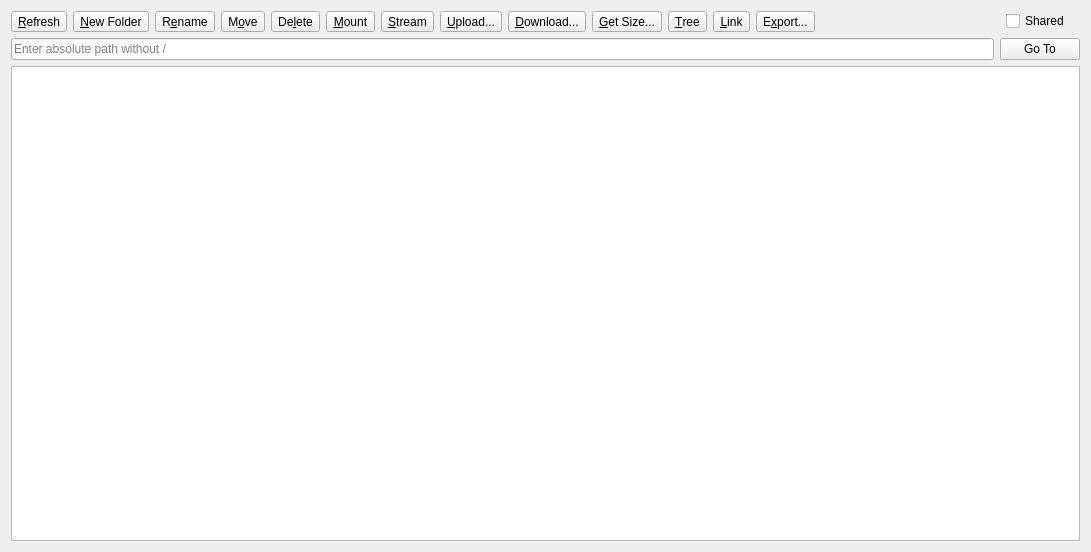
<?xml version="1.0" encoding="UTF-8"?>
<ui version="4.0">
 <class>RemoteWidget</class>
 <widget class="QWidget" name="RemoteWidget">
  <property name="geometry">
   <rect>
    <x>0</x>
    <y>0</y>
    <width>1091</width>
    <height>552</height>
   </rect>
  </property>
  <property name="windowTitle">
   <string>Form</string>
  </property>
  <layout class="QHBoxLayout" name="horizontalLayout">
   <item>
    <widget class="QSplitter" name="splitter">
     <property name="orientation">
      <enum>Qt::Horizontal</enum>
     </property>
     <property name="childrenCollapsible">
      <bool>false</bool>
     </property>
     <widget class="QWidget" name="layout" native="true">
      <layout class="QVBoxLayout" name="verticalLayout">
       <item>
        <widget class="QWidget" name="buttons" native="true">
         <layout class="QHBoxLayout" name="horizontalLayout_2">
          <property name="leftMargin">
           <number>0</number>
          </property>
          <property name="topMargin">
           <number>0</number>
          </property>
          <property name="rightMargin">
           <number>0</number>
          </property>
          <property name="bottomMargin">
           <number>0</number>
          </property>
          <item>
           <widget class="QToolButton" name="buttonRefresh">
            <property name="text">
             <string>&amp;Refresh</string>
            </property>
            <property name="toolButtonStyle">
             <enum>Qt::ToolButtonTextBesideIcon</enum>
            </property>
           </widget>
          </item>
          <item>
           <widget class="QToolButton" name="buttonMkdir">
            <property name="text">
             <string>&amp;New Folder</string>
            </property>
            <property name="toolButtonStyle">
             <enum>Qt::ToolButtonTextBesideIcon</enum>
            </property>
           </widget>
          </item>
          <item>
           <widget class="QToolButton" name="buttonRename">
            <property name="text">
             <string>R&amp;ename</string>
            </property>
            <property name="toolButtonStyle">
             <enum>Qt::ToolButtonTextBesideIcon</enum>
            </property>
           </widget>
          </item>
          <item>
           <widget class="QToolButton" name="buttonMove">
            <property name="text">
             <string>M&amp;ove</string>
            </property>
            <property name="toolButtonStyle">
             <enum>Qt::ToolButtonTextBesideIcon</enum>
            </property>
           </widget>
          </item>
          <item>
           <widget class="QToolButton" name="buttonPurge">
            <property name="text">
             <string>De&amp;lete</string>
            </property>
            <property name="toolButtonStyle">
             <enum>Qt::ToolButtonTextBesideIcon</enum>
            </property>
           </widget>
          </item>
          <item>
           <widget class="QToolButton" name="buttonMount">
            <property name="text">
             <string>&amp;Mount</string>
            </property>
            <property name="toolButtonStyle">
             <enum>Qt::ToolButtonTextBesideIcon</enum>
            </property>
           </widget>
          </item>
          <item>
           <widget class="QToolButton" name="buttonStream">
            <property name="text">
             <string>&amp;Stream</string>
            </property>
            <property name="toolButtonStyle">
             <enum>Qt::ToolButtonTextBesideIcon</enum>
            </property>
           </widget>
          </item>
          <item>
           <widget class="QToolButton" name="buttonUpload">
            <property name="text">
             <string>&amp;Upload...</string>
            </property>
            <property name="toolButtonStyle">
             <enum>Qt::ToolButtonTextBesideIcon</enum>
            </property>
           </widget>
          </item>
          <item>
           <widget class="QToolButton" name="buttonDownload">
            <property name="text">
             <string>&amp;Download...</string>
            </property>
            <property name="toolButtonStyle">
             <enum>Qt::ToolButtonTextBesideIcon</enum>
            </property>
           </widget>
          </item>
          <item>
           <widget class="QToolButton" name="buttonSize">
            <property name="text">
             <string>&amp;Get Size...</string>
            </property>
            <property name="toolButtonStyle">
             <enum>Qt::ToolButtonTextBesideIcon</enum>
            </property>
           </widget>
          </item>
          <item>
           <widget class="QToolButton" name="buttonTree">
            <property name="text">
             <string>&amp;Tree</string>
            </property>
            <property name="toolButtonStyle">
             <enum>Qt::ToolButtonTextBesideIcon</enum>
            </property>
           </widget>
          </item>
          <item>
           <widget class="QToolButton" name="buttonLink">
            <property name="text">
             <string>&amp;Link</string>
            </property>
            <property name="toolButtonStyle">
             <enum>Qt::ToolButtonTextBesideIcon</enum>
            </property>
           </widget>
          </item>
          <item>
           <widget class="QToolButton" name="buttonExport">
            <property name="text">
             <string>E&amp;xport...</string>
            </property>
            <property name="toolButtonStyle">
             <enum>Qt::ToolButtonTextBesideIcon</enum>
            </property>
           </widget>
          </item>
          <item>
           <spacer name="horizontalSpacer">
            <property name="orientation">
             <enum>Qt::Horizontal</enum>
            </property>
            <property name="sizeHint" stdset="0">
             <size>
              <width>40</width>
              <height>20</height>
             </size>
            </property>
           </spacer>
          </item>
          <item>
           <widget class="QCheckBox" name="checkBoxShared">
            <property name="toolTip">
             <string>Shared with Me (Google Drive)</string>
            </property>
            <property name="text">
             <string>Shared</string>
            </property>
           </widget>
          </item>
          <item>
           <spacer name="spacer">
            <property name="orientation">
             <enum>Qt::Horizontal</enum>
            </property>
            <property name="sizeType">
             <enum>QSizePolicy::Minimum</enum>
            </property>
            <property name="sizeHint" stdset="0">
             <size>
              <width>10</width>
              <height>20</height>
             </size>
            </property>
           </spacer>
          </item>
         </layout>
        </widget>
       </item>
       <item>
        <layout class="QGridLayout" name="gridLayout">
         <item row="0" column="1">
          <widget class="QPushButton" name="buttonGo">
           <property name="text">
            <string>Go To</string>
           </property>
          </widget>
         </item>
         <item row="0" column="0">
          <widget class="QLineEdit" name="path">
           <property name="readOnly">
            <bool>true</bool>
           </property>
           <property name="placeholderText">
            <string>Enter absolute path without /</string>
           </property>
          </widget>
         </item>
         <item row="1" column="0" colspan="2">
          <widget class="QTreeView" name="tree">
           <property name="sizePolicy">
            <sizepolicy hsizetype="Expanding" vsizetype="Expanding">
             <horstretch>0</horstretch>
             <verstretch>0</verstretch>
            </sizepolicy>
           </property>
           <property name="contextMenuPolicy">
            <enum>Qt::CustomContextMenu</enum>
           </property>
           <property name="acceptDrops">
            <bool>true</bool>
           </property>
           <property name="editTriggers">
            <set>QAbstractItemView::NoEditTriggers</set>
           </property>
           <property name="dragDropOverwriteMode">
            <bool>true</bool>
           </property>
           <property name="defaultDropAction">
            <enum>Qt::CopyAction</enum>
           </property>
           <property name="selectionMode">
            <enum>QAbstractItemView::SingleSelection</enum>
           </property>
           <property name="selectionBehavior">
            <enum>QAbstractItemView::SelectRows</enum>
           </property>
           <property name="uniformRowHeights">
            <bool>true</bool>
           </property>
           <property name="sortingEnabled">
            <bool>true</bool>
           </property>
           <attribute name="headerStretchLastSection">
            <bool>false</bool>
           </attribute>
          </widget>
         </item>
        </layout>
       </item>
      </layout>
     </widget>
    </widget>
   </item>
  </layout>
  <action name="refresh">
   <property name="text">
    <string>&amp;Refresh</string>
   </property>
   <property name="shortcut">
    <string>F5</string>
   </property>
  </action>
  <action name="mount">
   <property name="text">
    <string>&amp;Mount</string>
   </property>
   <property name="toolTip">
    <string>rclone mount</string>
   </property>
  </action>
  <action name="stream">
   <property name="text">
    <string>&amp;Stream</string>
   </property>
  </action>
  <action name="mkdir">
   <property name="text">
    <string>&amp;New Folder</string>
   </property>
   <property name="toolTip">
    <string>rclone mkdir</string>
   </property>
   <property name="shortcut">
    <string>F7</string>
   </property>
  </action>
  <action name="rename">
   <property name="text">
    <string>R&amp;ename</string>
   </property>
   <property name="toolTip">
    <string>rclone moveto</string>
   </property>
   <property name="shortcut">
    <string>F2</string>
   </property>
  </action>
  <action name="purge">
   <property name="text">
    <string>De&amp;lete</string>
   </property>
   <property name="toolTip">
    <string>rclone purge|delete</string>
   </property>
   <property name="shortcut">
    <string>Del</string>
   </property>
  </action>
  <action name="upload">
   <property name="text">
    <string>&amp;Upload</string>
   </property>
  </action>
  <action name="download">
   <property name="text">
    <string>&amp;Download</string>
   </property>
  </action>
  <action name="getSize">
   <property name="text">
    <string>&amp;Get Size</string>
   </property>
   <property name="toolTip">
    <string>rclone size</string>
   </property>
  </action>
  <action name="getTree">
   <property name="text">
    <string>DirTree</string>
   </property>
   <property name="toolTip">
    <string>rclone tree</string>
   </property>
  </action>
  <action name="export_">
   <property name="text">
    <string>E&amp;xport</string>
   </property>
   <property name="toolTip">
    <string>Export files list</string>
   </property>
  </action>
  <action name="move">
   <property name="text">
    <string>M&amp;ove</string>
   </property>
   <property name="toolTip">
    <string>rclone move</string>
   </property>
  </action>
  <action name="shared">
   <property name="text">
    <string>Shared</string>
   </property>
  </action>
  <action name="link">
   <property name="text">
    <string>Public Link</string>
   </property>
   <property name="toolTip">
    <string>rclone link</string>
   </property>
  </action>
 </widget>
 <tabstops>
  <tabstop>buttonRefresh</tabstop>
  <tabstop>buttonMkdir</tabstop>
  <tabstop>buttonRename</tabstop>
  <tabstop>buttonPurge</tabstop>
  <tabstop>buttonMount</tabstop>
  <tabstop>buttonStream</tabstop>
  <tabstop>buttonUpload</tabstop>
  <tabstop>buttonDownload</tabstop>
  <tabstop>buttonSize</tabstop>
  <tabstop>buttonTree</tabstop>
  <tabstop>path</tabstop>
  <tabstop>tree</tabstop>
 </tabstops>
 <resources/>
 <connections/>
</ui>
